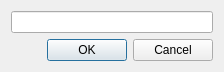
<?xml version="1.0" encoding="UTF-8"?>
<ui version="4.0">
 <class>Dialog</class>
 <widget class="QDialog" name="Dialog">
  <property name="geometry">
   <rect>
    <x>0</x>
    <y>0</y>
    <width>224</width>
    <height>67</height>
   </rect>
  </property>
  <property name="windowTitle">
   <string>Set Item ResRef</string>
  </property>
  <layout class="QVBoxLayout" name="verticalLayout">
   <item>
    <widget class="QLineEdit" name="resrefEdit"/>
   </item>
   <item>
    <widget class="QDialogButtonBox" name="buttonBox">
     <property name="orientation">
      <enum>Qt::Horizontal</enum>
     </property>
     <property name="standardButtons">
      <set>QDialogButtonBox::Cancel|QDialogButtonBox::Ok</set>
     </property>
    </widget>
   </item>
  </layout>
 </widget>
 <resources/>
 <connections>
  <connection>
   <sender>buttonBox</sender>
   <signal>accepted()</signal>
   <receiver>Dialog</receiver>
   <slot>accept()</slot>
   <hints>
    <hint type="sourcelabel">
     <x>248</x>
     <y>254</y>
    </hint>
    <hint type="destinationlabel">
     <x>157</x>
     <y>274</y>
    </hint>
   </hints>
  </connection>
  <connection>
   <sender>buttonBox</sender>
   <signal>rejected()</signal>
   <receiver>Dialog</receiver>
   <slot>reject()</slot>
   <hints>
    <hint type="sourcelabel">
     <x>316</x>
     <y>260</y>
    </hint>
    <hint type="destinationlabel">
     <x>286</x>
     <y>274</y>
    </hint>
   </hints>
  </connection>
 </connections>
</ui>
